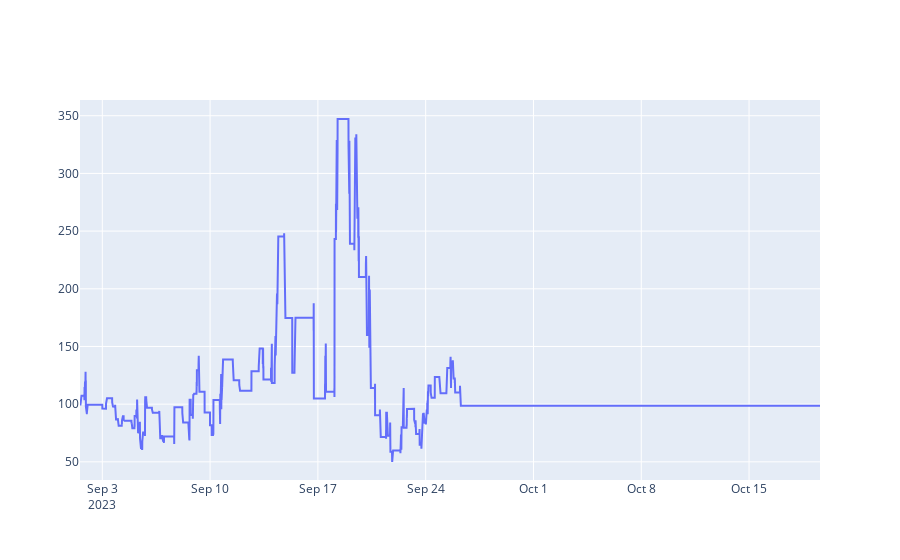

Notebook code for this chart:
### Code cell
import plotly.graph_objects as go

fig = go.Figure(data=[go.Scatter(x=stat['_equity_curve'].index, y=stat['_equity_curve']['Equity'])])
fig.show()

### Figure 1 — Plotly figure (JSON) as saved in the notebook; plotly's stock layout.template omitted (floating-point values rounded to 4 significant figures; data arrays with more than 128 entries replaced by an {"elided": "..."} marker saying what was removed)
{"data": [{"type": "scatter", "x": {"elided": "13841 str values"}, "y": {"elided": "13841 float values"}}], "layout": {}}
